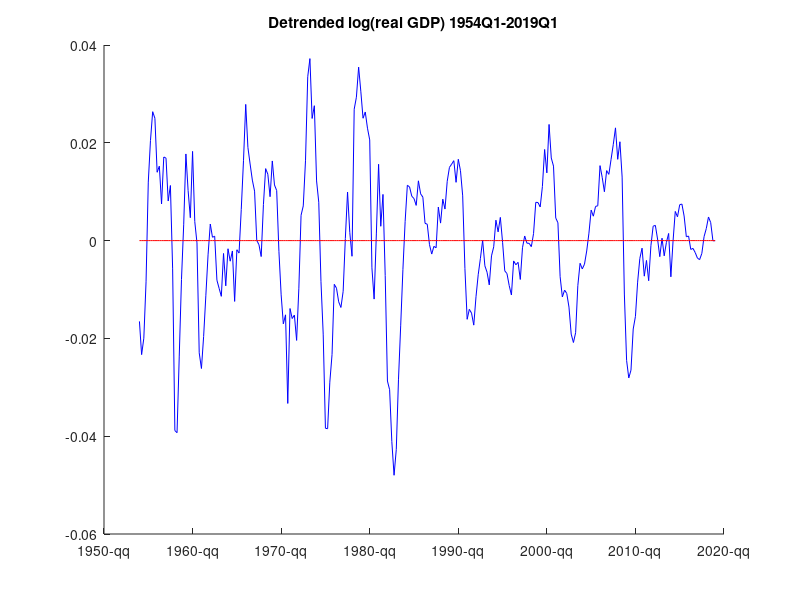

Source code (MATLAB):

clc
clear all
close all

% load the data
startdate = '01/01/1954';
enddate = '01/01/2019';
% f = fred
% Y = fetch(f,'GDPC1',startdate,enddate)
% C = fetch(f,'PCECC96',startdate,enddate)
% y = log(Y.Data(:,2));
% c = log(C.Data(:,2));
% q = Y.Data(:,1);

load y.mat
load c.mat
load q.mat

T = size(y,1);

% Hodrick-Prescott filter
lam = 1600;
A = zeros(T,T);

% unusual rows
A(1,1)= lam+1; A(1,2)= -2*lam; A(1,3)= lam;
A(2,1)= -2*lam; A(2,2)= 5*lam+1; A(2,3)= -4*lam; A(2,4)= lam;

A(T-1,T)= -2*lam; A(T-1,T-1)= 5*lam+1; A(T-1,T-2)= -4*lam; A(T-1,T-3)= lam;
A(T,T)= lam+1; A(T,T-1)= -2*lam; A(T,T-2)= lam;

% generic rows
for i=3:T-2
    A(i,i-2) = lam; A(i,i-1) = -4*lam; A(i,i) = 6*lam+1;
    A(i,i+1) = -4*lam; A(i,i+2) = lam;
end

tauGDP = A\y;
tauPCE = A\c;

% detrended GDP
ytilde = y-tauGDP;
ctilde = c-tauPCE;

% plot detrended GDP
dates = 1954:1/4:2019.1/4; zerovec = zeros(size(y));
figure
title('Detrended log(real GDP) 1954Q1-2019Q1'); hold on
plot(q, ytilde,'b', q, zerovec,'r')
datetick('x', 'yyyy-qq')

% compute sd(y), sd(c), rho(y), rho(c), corr(y,c) (from detrended series)
ysd = std(ytilde)*100;
yrho = corrcoef(ytilde(2:T),ytilde(1:T-1)); yrho = yrho(1,2);
corryc = corrcoef(ytilde(1:T),ctilde(1:T)); corryc = corryc(1,2);

disp(['Percent standard deviation of detrended log real GDP: ', num2str(ysd),'.']); disp(' ')
disp(['Serial correlation of detrended log real GDP: ', num2str(yrho),'.']); disp(' ')
disp(['Contemporaneous correlation between detrended log real GDP and PCE: ', num2str(corryc),'.']);



